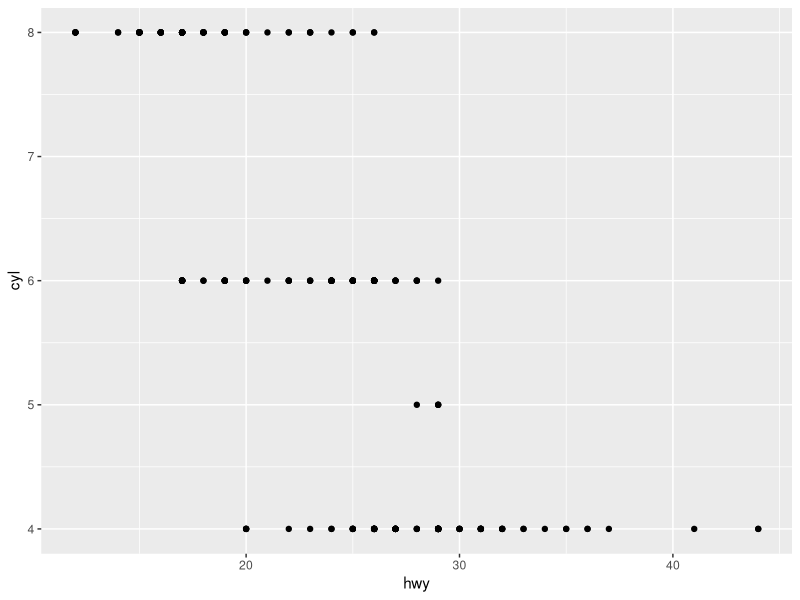
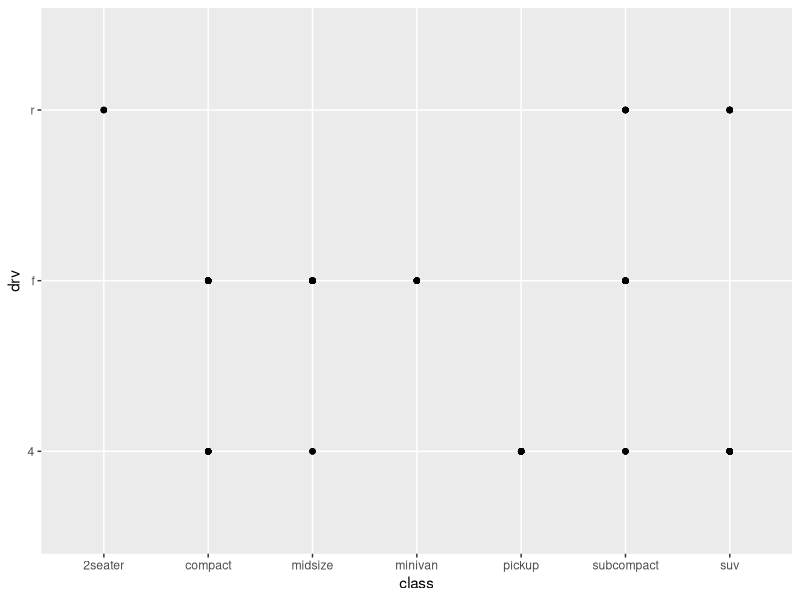
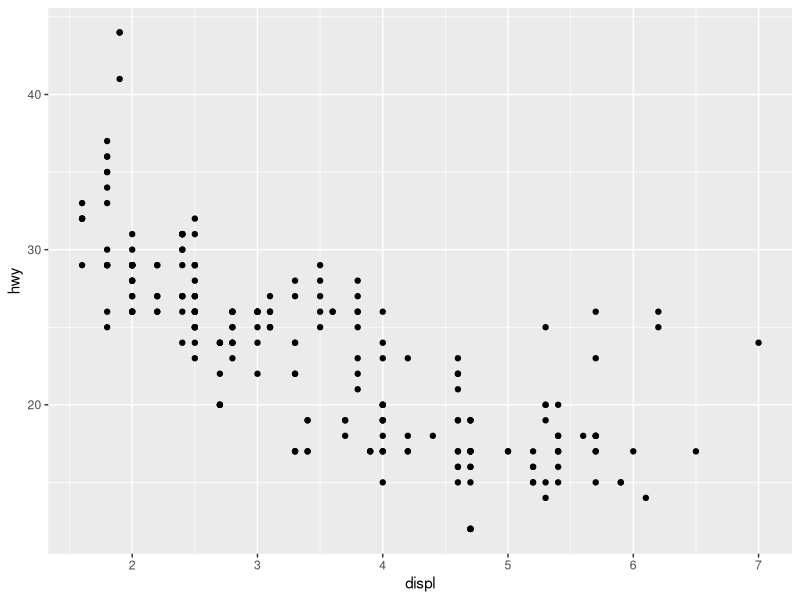
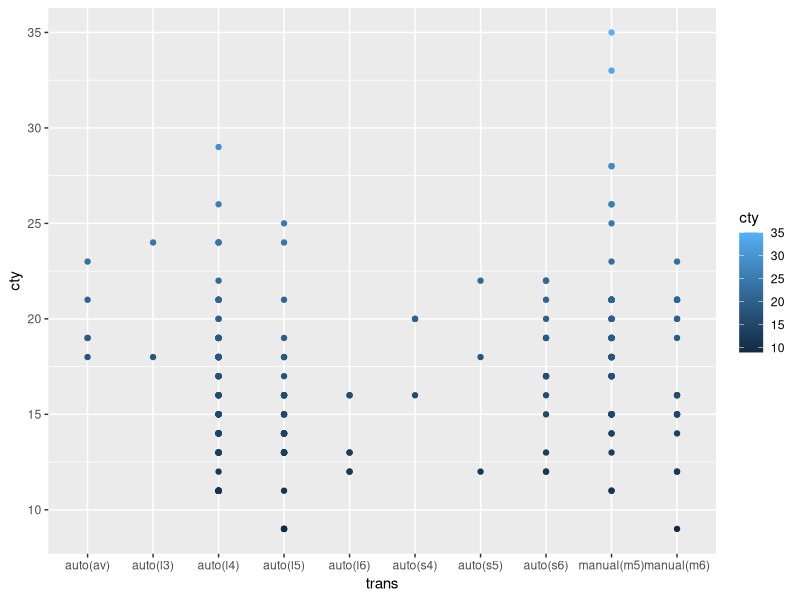
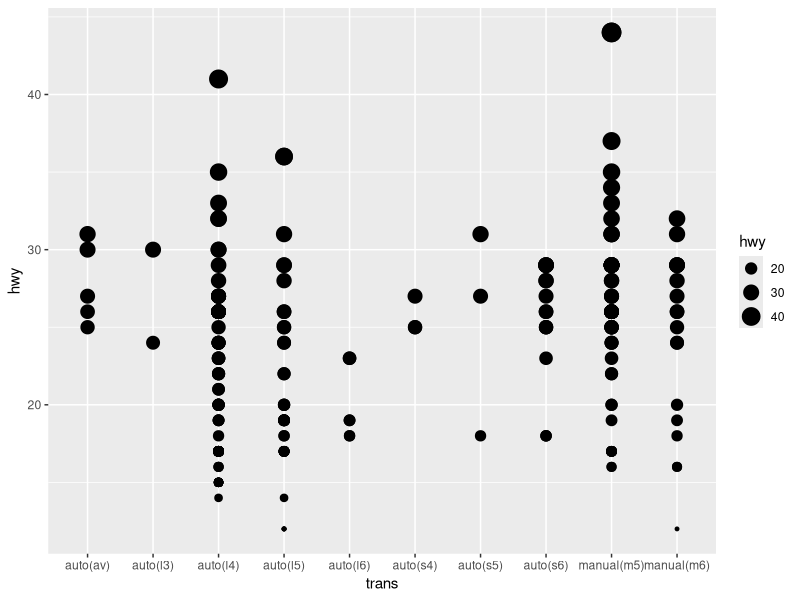

Write R code to recreate these figures, in order. (Note: this script raises an error after producing the figures.)
## ---- chunk 1
knitr::opts_chunk$set(echo = TRUE)
## ---- chunk 2
library("tidyverse")
## ---- chunk 3
ggplot2::mpg
## ---- chunk 4
dim(mpg)
## ---- chunk 5
?mpg
## ---- chunk 6
ggplot(data = mpg) + 
  geom_point(mapping = aes(x = hwy, y = cyl))
## ---- chunk 7
ggplot(data = mpg) + 
  geom_point(mapping = aes(x = class, y = drv))
## ---- chunk 8
ggplot(data = mpg) + 
  geom_point(mapping = aes(x = displ, y = hwy))

## ---- chunk 9
ggplot(data = mpg) +
  geom_point(mapping = aes(x = trans, y = cty, color = cty))

ggplot(data = mpg) +
  geom_point(mapping = aes(x = trans, y = hwy, size = hwy))

ggplot(data = mpg) +
  geom_point(mapping = aes(x = cyl, y = cty, shape = cty))
## ---- chunk 10
ggplot(data = mpg) +
  geom_point(mapping = aes(x = cyl, y = hwy, size = hwy, color = hwy))
## ---- chunk 11
?geom_point
vignette("ggplot2-specs")
ggplot(data = mpg) +
  geom_point(mapping = aes(x = trans, y = hwy, stroke = hwy))
## ---- chunk 12
ggplot(data = mpg) +
  geom_point(mapping = aes(x = class, y = drv, color = cyl >5))
## ---- chunk 13
ggplot(data = mpg) + 
  geom_point(mapping = aes(x = displ, y = hwy, color = class))
## ---- chunk 14
ggplot(data = mpg) + 
  geom_point(mapping = aes(x = displ, y = hwy, alpha = class))

ggplot(data = mpg) + 
  geom_point(mapping = aes(x = displ, y = hwy, shape = class))
## ---- chunk 15
ggplot(data = mpg) + 
  geom_point(mapping = aes(x = displ, y = hwy), color = "blue")
## ---- chunk 16
ggplot(data = mpg) +
  geom_point(mapping = aes(x = displ, y = cty)) +
  facet_wrap(~ hwy, nrow = 2)
## ---- chunk 17
ggplot(data = mpg) + 
  geom_point(mapping = aes(x = displ, y = hwy)) +
  facet_grid(drv ~ .)

ggplot(data = mpg) + 
  geom_point(mapping = aes(x = displ, y = hwy)) +
  facet_grid(. ~ cyl)
## ---- chunk 18
?facet_wrap
## ---- chunk 19
ggplot(data = mpg) + 
  geom_point(mapping = aes(x = displ, y = hwy)) + 
  facet_grid(drv ~ cyl)
## ---- chunk 20
ggplot(data = mpg, mapping = aes(x = displ, y = hwy, color = drv)) + 
  geom_point() + 
  geom_smooth(se = FALSE)
## ---- chunk 21
ggplot(data = mpg, mapping = aes(x = displ, y = hwy)) + 
  geom_point() + 
  geom_smooth()

ggplot() + 
  geom_point(data = mpg, mapping = aes(x = displ, y = hwy)) + 
  geom_smooth(data = mpg, mapping = aes(x = displ, y = hwy))
## ---- chunk 22
### 1.

ggplot(data = mpg, mapping = aes(x = displ, y = hwy)) +
  geom_point(size = 2) +
  geom_smooth(size = 2, se = FALSE)

## ---- chunk 23
ggplot(data = mpg,mapping = aes(x = displ, y = hwy)) + 
  geom_smooth(mapping = aes(group = drv, size = 2), se = FALSE, show.legend = FALSE) +
  geom_point(size = 2)
## ---- chunk 24
ggplot(data = mpg, mapping = aes(x = displ, y = hwy)) +
  geom_smooth(mapping = aes(color = drv), show.legend = TRUE, se = FALSE) +
  geom_point(mapping = aes(color = drv), show.legend = TRUE)
## ---- chunk 25
ggplot(data = mpg, mapping = aes(x = displ, y = hwy)) +
  geom_smooth(show.legend = FALSE, se = FALSE) +
  geom_point(mapping = aes(color = drv), show.legend = TRUE)
## ---- chunk 26
ggplot(data = mpg, mapping = aes(x = displ, y = hwy)) +
  geom_smooth(mapping = aes(group = drv, linetype = drv), show.legend = TRUE, se = FALSE) +
  geom_point(mapping = aes(color = drv), show.legend = TRUE)
## ---- chunk 27
ggplot(data = mpg, mapping = aes(x = displ, y = hwy)) +
  geom_point(mapping = aes(size = 5), show.legend = FALSE, color = "white") +
  geom_point(mapping = aes(color = drv), show.legend = TRUE)
## ---- chunk 28
ggplot(data = mpg, mapping = aes(x = cty, y = hwy)) + 
  geom_point(mapping = aes(), position = "jitter")
## ---- chunk 29
### Default plot
ggplot(data = mpg, mapping = aes(x = drv, y = hwy)) +
  geom_boxplot()

### Plot that looks the same with dodge as position
ggplot(data = mpg, mapping = aes(x = drv, y = hwy)) +
  geom_boxplot(position = "dodge")
